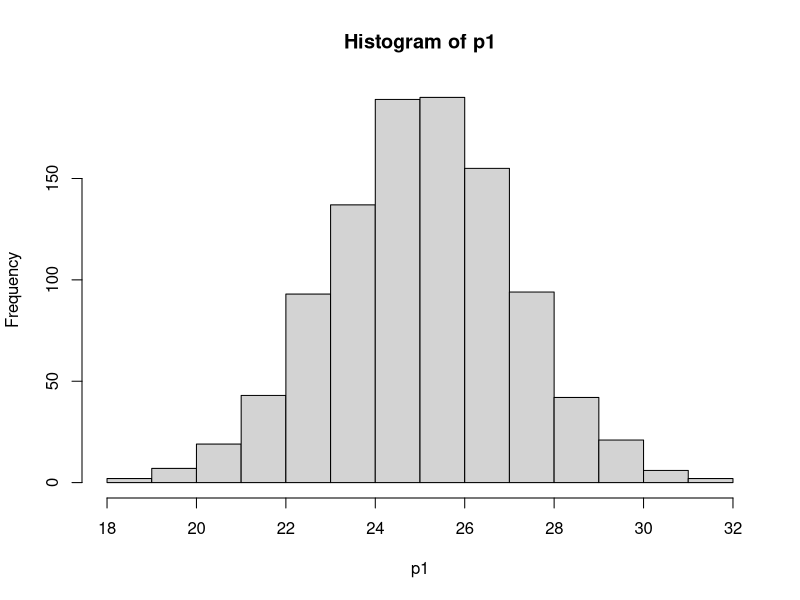

The R source for this figure:
### basic plot and most used plot
### JSNa
### 2022.10.21

### set random seed
set.seed(100)
### rnorm : 정규 분포 함수
p1 <- rnorm(1000,m=25,sd=2)
hist(p1)
### pnorm : 누적 분포 함수
p2 <- pnorm(p1)
### qnorm : 분위수